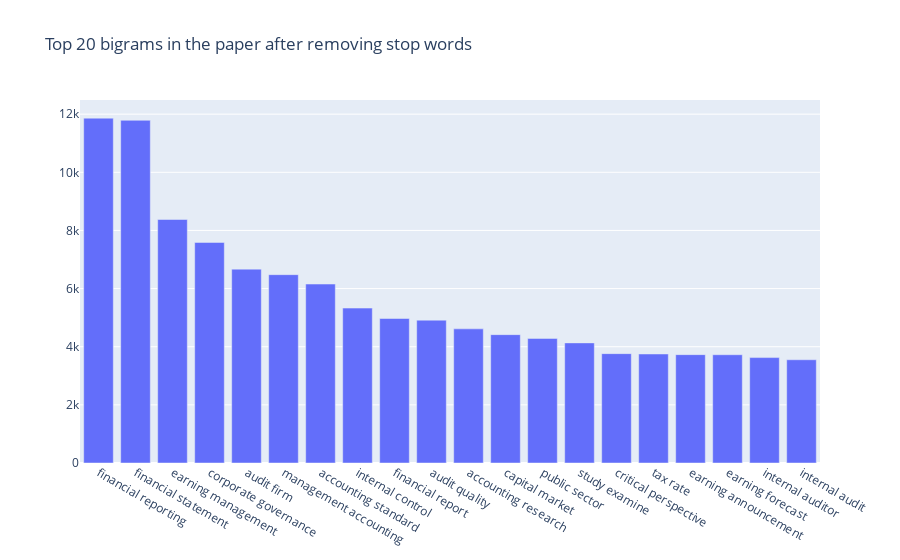

Notebook code cell kept with this figure:
### Markdown cell above
## Bigrams

### Code cell
def get_top_n_bigram(corpus, n=None):
    vec = CountVectorizer(ngram_range=(2, 2), stop_words=stop_list).fit(corpus)
    bag_of_words = vec.transform(corpus)
    sum_words = bag_of_words.sum(axis=0) 
    words_freq = [(word, sum_words[0, idx]) for word, idx in vec.vocabulary_.items()]
    words_freq =sorted(words_freq, key = lambda x: x[1], reverse=True)
    return words_freq[:n]
common_words = get_top_n_bigram(dt3c['content_3'], NUM_OF_WORDS_IN_EACH_TOPIC)
df3 = pd.DataFrame(common_words, columns = ['bigram' , 'count'])

fig = go.Figure([go.Bar(x=df3['bigram'], y=df3['count'])])
fig.update_layout(title=go.layout.Title(text="Top {} bigrams in the paper after removing stop words".format(NUM_OF_WORDS_IN_EACH_TOPIC)))
fig.show()

### Figure 1 — Plotly figure (JSON) as saved in the notebook; plotly's stock layout.template omitted (floating-point values rounded to 4 significant figures)
{"data": [{"type": "bar", "x": ["financial reporting", "financial statement", "earning management", "corporate governance", "audit firm", "management accounting", "accounting standard", "internal control", "financial report", "audit quality", "accounting research", "capital market", "public sector", "study examine", "critical perspective", "tax rate", "earning announcement", "earning forecast", "internal auditor", "internal audit"], "y": [11863, 11789, 8376, 7587, 6669, 6479, 6156, 5329, 4971, 4914, 4614, 4416, 4286, 4132, 3762, 3750, 3728, 3725, 3626, 3552]}], "layout": {"title": {"text": "Top 20 bigrams in the paper after removing stop words"}}}
